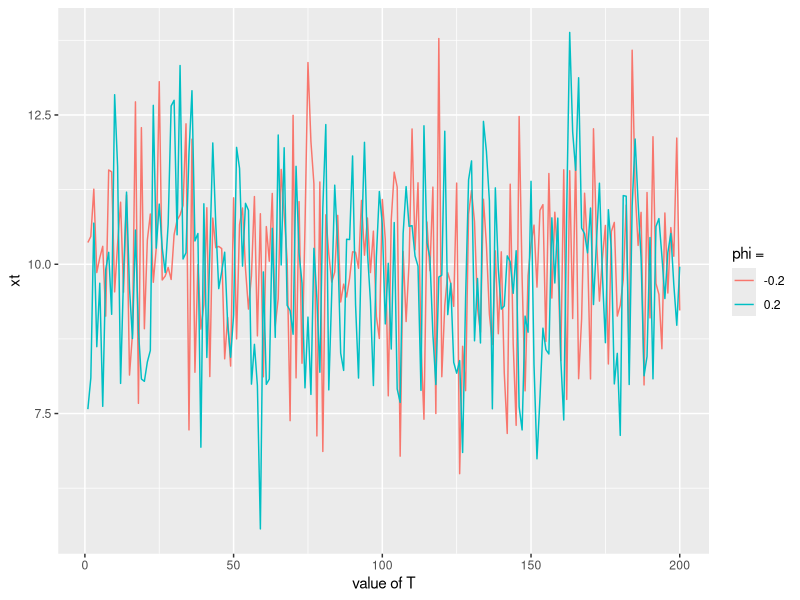
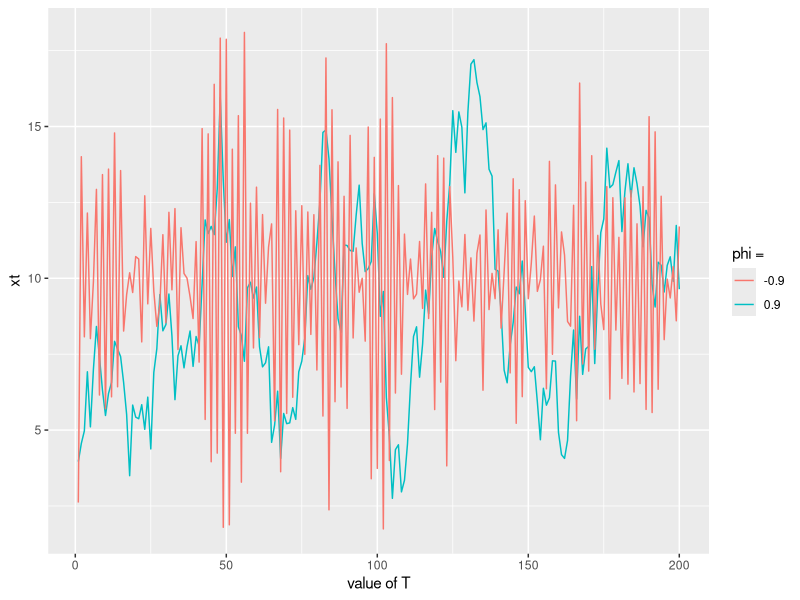

Generate these figures, in order, with R:
## ---- chunk 1
knitr::opts_chunk$set(
	echo = FALSE,
	message = FALSE,
	warning = FALSE
)
## ---- chunk 2
library(ggplot2)
T <- 200
mu <- 10
sigma_2 <- 2

phi <- seq(-1,1,0.05)

AR_func <- function(mu, phi, x_prev, e_mu, e_sigma_sq) {
	err <- rnorm(1, e_mu, sqrt(e_sigma_sq))
	#print(err)
	#err <- 0
	return(mu + phi * (x_prev - mu) + err)
}


calced_val <- matrix(nrow = T,ncol=length(phi))
xt <- mu
#xt <- rnorm(1,mu,)

for (i in 1:length(phi)) {
	for (t in 1:T) {
		xt <- AR_func(mu,phi[i],xt,0,sigma_2)
		calced_val[t,i] <- xt
	}
}

df <- data.frame(calced_val)
colnames(df) <- phi
plot_df <- ggplot() +
	geom_line(aes(x=1:nrow(calced_val),y=as.matrix(df["-0.2"]),color="-0.2")) +
	geom_line(aes(x=1:nrow(calced_val),y=as.matrix(df["0.2"]),color="0.2")) +
	xlab("value of T") + ylab("xt") + labs(colour="phi =")
plot_df_2 <- ggplot() +
	geom_line(aes(x=1:nrow(calced_val),y=as.matrix(df["0.9"]),color="0.9")) +
	geom_line(aes(x=1:nrow(calced_val),y=as.matrix(df["-0.9"]),color="-0.9")) +
	xlab("value of T") + ylab("xt") + labs(colour="phi =")


plot_df


## ---- chunk 3
plot_df_2
